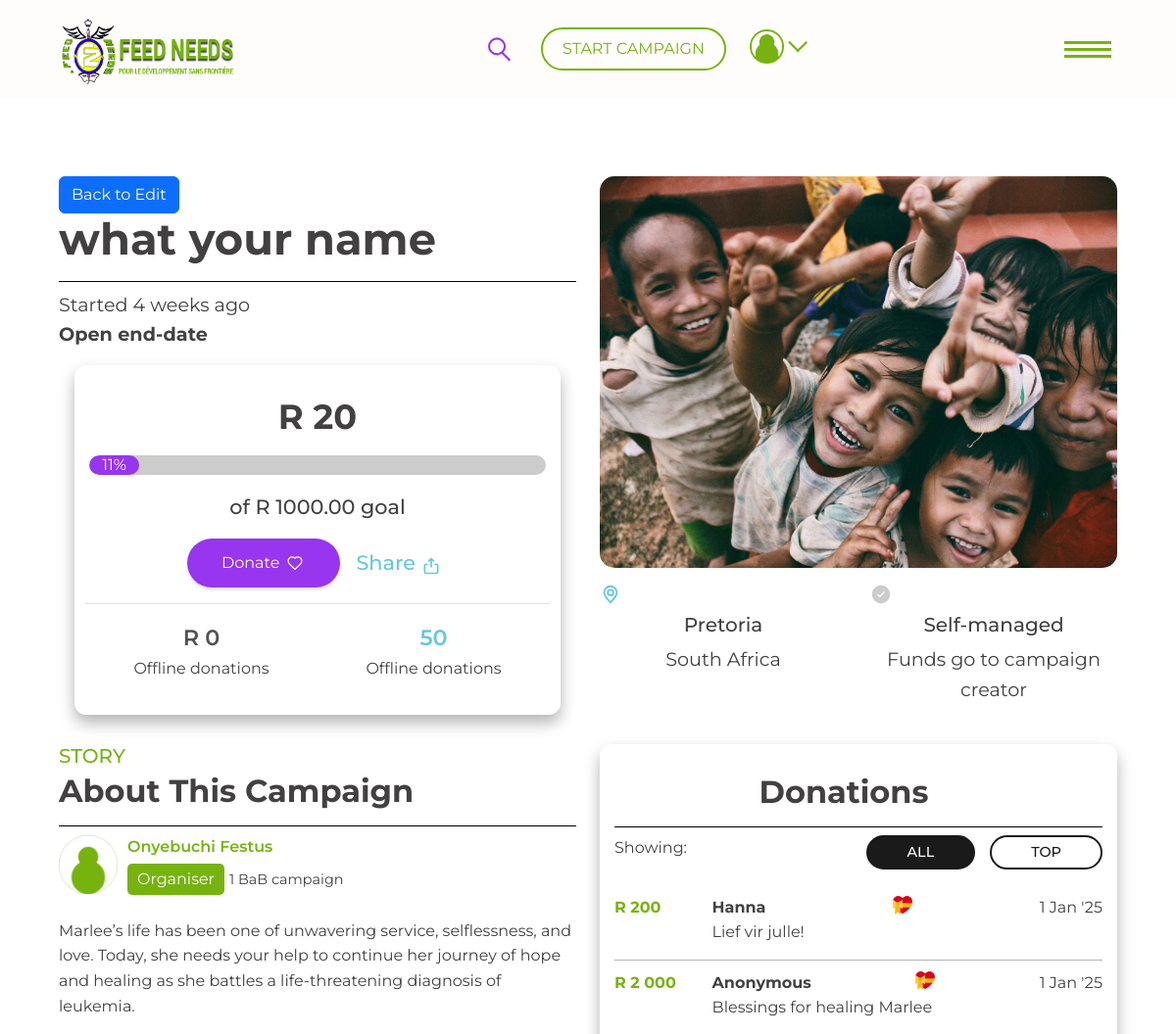
/preview/YFwomoOHNTz6DLFITwgxJSmEDjKpezff/ (signed in, upper part), run on an earlier commit of the app's database.
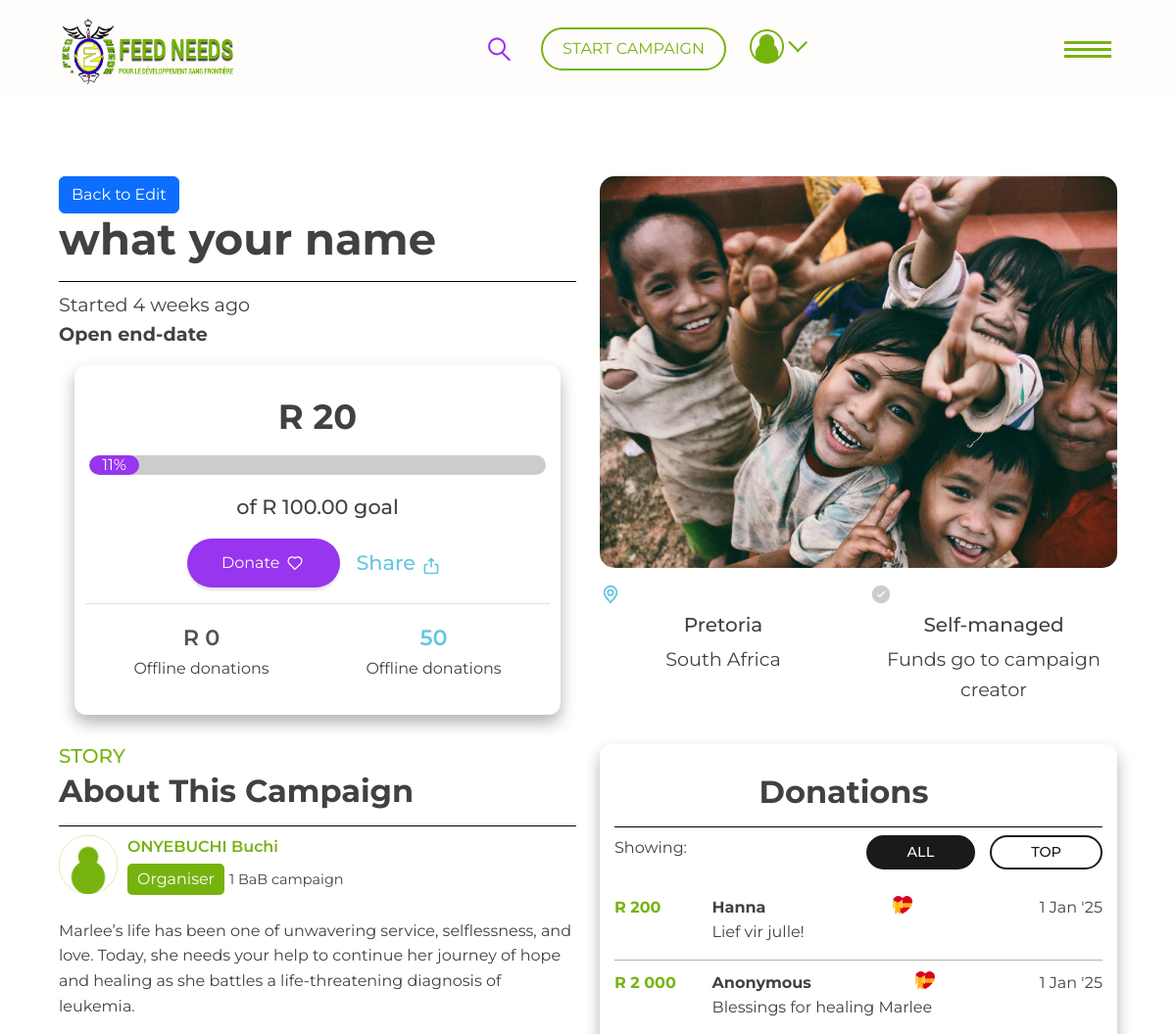
And on a later commit of the database.
### base/models.py (models this page shows, shortened)
class Campaign(models.Model):
    CATEGORY_CHOICES = [
        ('organisation/charity/npo/pbo', 'Organisation/Charity/NPO/PBO'),
        ('in loving memory of', 'In Loving Memory Of'),
        ('fire/drought/disaster/support', 'Fire/Drought/Disaster/Support'),
        ('education & training', 'Education & Training'),
        ('sport', 'sport'),
        ('Social welfare/commnity development/support', 'Social Welfare/Commnity Development/Support'),
        ('youth', 'youth'),
        ('arts & culture', 'Arts & Culture'),
        ('Nature conservation', 'Nature Conservation'),
        ('Animal Welfare/outreach', 'Animal Welfare/Outreach'),
        ('Vehicle', 'Vehicle'),
        ('Home', 'Home'),
        ('Business/App', 'Business/App'),
        ('legal', 'Legal'),
        ('Other', 'Other'),
    ]
    EVENT_CHOICE  = [
        ('aQuelle Midmar Mile 2025', 'aQuelle Midmar Mile 2025'),
        ('Hyrox johannesburg|Season 24/25', 'Hyrox johannesburg|Season 24/25'),
        ('vusa24', 'vusa24'),
        ('Comrades 2024', 'Comrades 2024'),
        ('WESEEYOU EVENT', 'WESEEYOU EVENT'),
        ('AMASHOVA DURBA CLASSIC', 'AMASHOVA DURBA CLASSIC'),
        ('IRONMAN 70.3 -2024', 'IRONMAN 70.3 -2024'),
        ('ANNUAL KIDS CHRISTMAS PARTY', 'ANNUAL KIDS CHRISTMAS PARTY'),
        ('aQuelle Midmar Mile 2025', 'aQuelle Midmar Mile 2025'),
    ]
    SECTOR_CHOICE = [
        ('child welfare','Child Welfare'),
        ('education','Education'),
        ('Community development','Community Development'),
        ('Environmental','Environmental'),
        ('Health','Health'),
        ('medical','Medical'),
    ]
    campaign_name = models.CharField( max_length=50)
    monetary = models.DecimalField( max_digits=15, decimal_places=2)
    category = models.CharField(max_length=100 , choices= CATEGORY_CHOICES)
    story = models.TextField()
    sector = models.CharField(max_length=100, choices=SECTOR_CHOICE, null=True)
    event = models.CharField(max_length=100, choices=EVENT_CHOICE)
    start_date = models.DateTimeField(auto_now_add=True)
    end_date = models.DateTimeField(auto_now_add=True)
    images = models.ImageField(upload_to='images/')
    video_url = models.URLField(max_length=1000 , blank=True)
    social_link  = models.URLField( max_length=1000, blank=True)
    address = models.CharField(max_length=100,null=True)
    address1 = models.CharField(max_length=100)
    city  = models.CharField( max_length=100)
    zipcode = models.CharField( max_length=50)
    state = models.CharField(max_length=50)
    country = CountryField(blank_label='(select country)', null=True, blank=True)
    organization_payment = models.BooleanField(default=False)
    single_payment = models.BooleanField(default=False)
    is_featured = models.BooleanField(default=False)
    user = models.ForeignKey(CustomUser, on_delete=models.CASCADE,blank=True,null=True)
    goal = models.DecimalField(max_digits=10, decimal_places=2,default=0.00)
    token = models.CharField( max_length=32, unique=True, blank=True, default=generate_unique_token)
    is_launch =models.BooleanField(default=False)
    is_status = models.BooleanField(default=False)
    is_emergency =models.BooleanField(default=False)
    is_trending = models.BooleanField(default=False)

class CustomUser(AbstractUser):
    phone_number = models.CharField(max_length=15, null=True, blank=True)

### base/views.py (the view)
# urls.py: path('preview/<str:token>/',preview,name="preview"),
@login_required(login_url="login")
def preview(request,token):
    campaign_details = get_object_or_404(Campaign,token=token )
    context ={
        'campaign_details':campaign_details,
    }
    return render (request, 'preview.html',context)

### base/templates/preview.html (shortened to what the changed rows need)
{% load static %}
<!DOCTYPE html>
<html lang="en">
  <head>
    <link
      href="https://cdn.jsdelivr.net/npm/bootstrap@5.3.3/dist/css/bootstrap.min.css"
      rel="stylesheet"
    />
    <link rel="stylesheet" href="{% static '../static/css/style.css' %}" />
  </head>
  <body>
    <div class="home page">
				<main class="light-bg-clr pd-down">
					<div class="details-wrapper">
						<section>
							<div class="row details-hero-section">
								<div class="col-lg-6 content-div">
									<div class="details-title-container">
                                        <a href="{% url 'edit_campaign' campaign_details.token  %}" class="btn btn-primary">Back to Edit</a>
										<h1 class="details-title-text">{{campaign_details.campaign_name}}</h2>
									</div>
									<span class="details smaller-text fw-400 mt-2">Started {{campaign_details.start_date|timesince}} ago</span>
									<span class="details smaller-text fw-700">Open end-date</span>
									<div class="details-donation-cta-section mt-3 px-md-3">
										<div class="util-box-container">
											<h3 class="text-center donation-price-head-text page-sub-head fw-700">R 20</h3>
											<div class="percent-bar my-3">
												<span class="percent-val flex-center">11%</span>
											</div>
											<p class="text-center donation-price-text">of R {{campaign_details.monetary}} goal</p>
											<div class="btn-container flex-center gp-10 my-3">
												<button class="donate-btn flex gp-5">
												</button>
												<button class="share-btn flex gp-5">
												</button>
											</div>
											<div class="donors-details-wrapper px-2">
												<div class="donors-details-container row">
												</div>
											</div>
										</div>
									</div>
								</div>
								<div class="col-lg-6 details graphics-div">
									<div class="img-container">
										<img class="details-img " src="{{campaign_details.images.url}}" alt="Details picture">
									</div>
								</div>
							</div>
						</section>
						<section>
							<div class="row about-section-wrapper">
								<div class="col-lg-6 about-content-container">
									<div class="flex gp-10">
										<div class="about-campaign-profile-content flex-column align-start py-2 ">
											<p class="profile-name highlight-span-clr fw-600">{{campaign_details.user.first_name|capfirst}} {{campaign_details.user.last_name|capfirst}}</p>
											<div class="flex gp-5">
												<span class="about-campaign title-span">Organiser</span>
												<span class="smallest-text">1 BaB campaign</span>
											</div>
										</div>
									</div>
								</div>
							</div>
						</section>
					</div>
				</main>
				</div>
			  </body>
			</html>

What changed in the data, as far as the page shows it:
changed Campaign "what your name": monetary "1000.00" → "100.00"; user.first_name "Onyebuchi" → "ONYEBUCHI"; user.last_name "Festus" → "Buchi"
